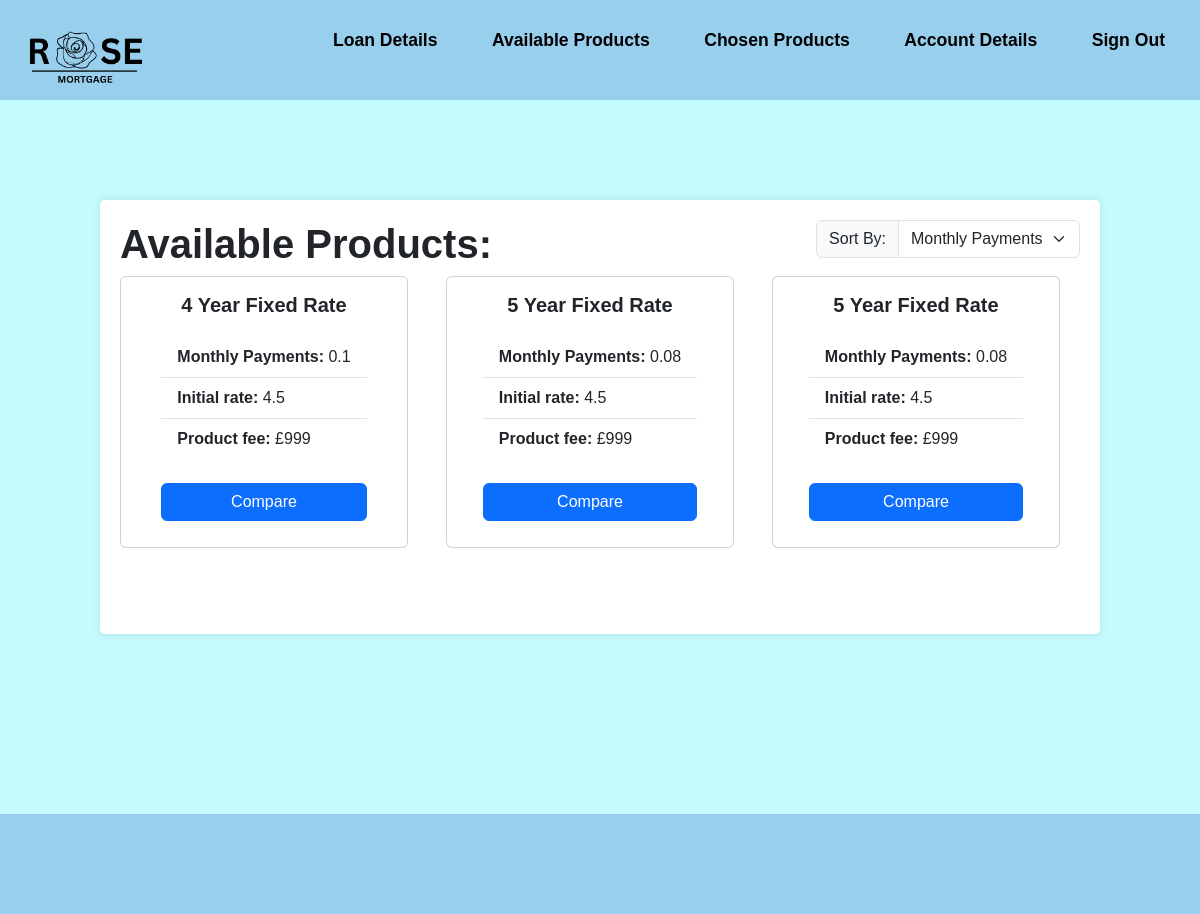
Page /memberviewproducts.php (signed in) on the committed database.
### tables this page shows
CREATE TABLE "Product" (
	"Product_ID"	INTEGER NOT NULL,
	"Broker_ID"	INTEGER NOT NULL,
	"YearRate"	INTEGER NOT NULL,
	"ProductType"	TEXT NOT NULL,
	"expected_income"	INTEGER NOT NULL,
	"expected_outgoings"	INTEGER NOT NULL,
	"expected_credit_score"	INTEGER NOT NULL,
	"initial_interest_rate"	REAL NOT NULL,
	"ProductFee"	INTEGER NOT NULL,
	"ltv_ratio"	REAL NOT NULL,
	"aDraft"	INTEGER NOT NULL,
	FOREIGN KEY("Broker_ID") REFERENCES "Broker"("Broker_ID"),
	PRIMARY KEY("Product_ID" AUTOINCREMENT)
);

CREATE TABLE "Quote" (
	"Quote_ID"	INTEGER NOT NULL,
	"Product_ID"	INTEGER NOT NULL,
	"RegisteredUser_ID"	INTEGER NOT NULL,
	"product_starred"	INTEGER NOT NULL,
	FOREIGN KEY("Quote_ID") REFERENCES "Quote"("Quote_ID"),
	FOREIGN KEY("RegisteredUser_ID") REFERENCES "RegisteredUser"("RegisteredUser_ID"),
	FOREIGN KEY("Product_ID") REFERENCES "Product"("Product_ID"),
	PRIMARY KEY("Quote_ID" AUTOINCREMENT)
);

### MemberViewProducts.php (the view, shortened to what this page needs)
<?php
include 'connection.php';
$RegisteredUser_ID = $_SESSION['RegisteredUser_ID'];
$sql = "SELECT *
        FROM Product
        LEFT JOIN financialdetails ON (financialdetails.RegisteredUser_ID = Product.Broker_ID)
        LEFT JOIN RegisteredUser ON (RegisteredUser.RegisteredUser_ID = financialdetails.RegisteredUser_ID)
        LEFT JOIN Quote ON (Quote.Product_ID = Product.Product_ID)
        WHERE Product.expected_income <= (SELECT annual_income FROM financialdetails WHERE RegisteredUser_ID = $RegisteredUser_ID)
        AND Product.expected_outgoings <= (SELECT monthly_spending_amounts FROM financialdetails WHERE RegisteredUser_ID = $RegisteredUser_ID)
        AND Product.expected_credit_score <= (SELECT credit_score FROM financialdetails WHERE RegisteredUser_ID = $RegisteredUser_ID);";
$statement = $db->query($sql);
?>
<!DOCTYPE html>
<html lang="en">
<head>
  <link rel="stylesheet" href="https://cdn.jsdelivr.net/npm/bootstrap@5.3.2/dist/css/bootstrap.min.css">
  <link rel="stylesheet" href="style.css">
</head>
<body>
<header class="flex-container">
    <a href="MemberViewProducts.php"> <img src="Assets/logo.png" alt="Rose Mortgage"> </a>
    <div>
      <ul class="nav-links">
        <li><a href="Loan-details.php">Loan Details</a></li>
        <li><a href="MemberViewProducts.php">Available Products</a></li>
        <li><a href="MemberChosenProducts.php">Chosen Products</a></li>
        <li><a href="MemberAccountDetails.php">Account Details</a></li>
        <li><a href="home.php">Sign Out</a></li>
      </ul>
    </div>
  </header>
<div class="largecontainer">
    <div class="flex-container">
        <div><h1><b>Available Products:</b></h1></div>
        <div>
            <div class="input-group mb-3">
                <label class="input-group-text" for="sorting">Sort By:</label>
                <select class="form-select" id="sorting">
                    <option selected>Monthly Payments</option>
                </select>
            </div>
        </div>
    </div>
    <div class="flex-table">
        <?php
        while ($row = $statement->fetch(PDO::FETCH_ASSOC)) {
            $monthlyInterestRate = $row["initial_interest_rate"] / 100/ 12;
            $months = $row["YearRate"]*12;
            $monthlyPayments = $row["initial_interest_rate"] * ($monthlyInterestRate * pow((1 + $monthlyInterestRate), $months)) / (pow((1 + $monthlyInterestRate), $months) - 1);
            $rounded = round($monthlyPayments,2);
        ?>
        <div class="card" style="width: 18rem; margin-bottom: 50px;">
            <div class="card-body">
                <h5 class="card-title"><b><?php echo $row["YearRate"] . " Year " . $row["ProductType"]; ?></b></h5>
                <ul class="list-group list-group-flush">
                    <li class="list-group-item"><b>Monthly Payments: </b><?php echo $rounded; ?></li>
                    <li class="list-group-item"><b>Initial rate: </b><?php echo $row["initial_interest_rate"]; ?></li>
                    <li class="list-group-item"><b>Product fee: </b><?php echo $row["ProductFee"]; ?></li>
                </ul>
                <br>
                <form method="post" action="">
                    <button type="submit" name="compare" class="btn btn-primary">Compare</button>
                </form>
            </div>
        </div>
        <?php
        }
        ?>
    </div>
</div>
<footer>
</footer>
</body>
</html>

### style.css (style rules this page uses)
* { margin: 0; padding: 0; text-decoration: none; font-family: Arial, Helvetica, sans-serif; box-sizing: border-box; list-style: none; }
a { color: #000; text-decoration: none; }
header { background-color: #98CFED; padding: 10px; color: black; height: 100px; width: 100%; top: 0; display: flex; justify-content: flex-start; align-items: center; z-index: 1000; }
.nav-links li { display: inline-block; position: relative; margin: 0 25px; }
.nav-links li a { font-weight: bold; font-size: 1.1rem; text-decoration: none; color: black; }
.nav-links li::after { content: ''; width: 0%; height: 2px; background: #000; display: block; margin: auto; position: absolute; top: 100%; left: 50%; transform: translate(-50%); transition: 0.7s; }
header img { width: 150px; height: auto; }
body { background-color: #c4fbff; display: flex; flex-direction: column; min-height: 100vh; }
input[type="number"], button { width: 100%; padding: 10px; margin-bottom: 10px; border-radius: 3px; border: 1px solid #ccc; }
button { background-color: #007BFF; color: #fff; cursor: pointer; }
.card { height: 100%; display: flex; justify-content: center; align-items: center; }
.card-body { height: 100%; display: flex; flex-direction: column; }
.card-title { margin-bottom: 20px; text-align: center; }
ul { flex: 1; margin-bottom: 20px; }
ul li { list-style-type: disc; }
.largecontainer { width: 1000px; margin: 100px auto 80px; padding: 20px; background-color: #fff; border-radius: 5px; box-shadow: 0 0 10px rgba(0, 0, 0, 0.1); }
.flex-container { display: flex; flex-direction: row; justify-content:space-between; }
.flex-table { display:flex; flex-direction: row; flex-wrap: wrap; align-content: flex-start; justify-content: space-between; margin-right: 20px; margin-bottom: 1em; }
label { display: block; font-weight: bold; }
.input-group { margin-bottom: 20px; }
footer { background-color: #98CFED; padding: 10px; color: black; height: 100px; width: 100%; bottom: 0; z-index: 1000; margin-top: 100px; }

### rows in the picture
product: YearRate "4", ProductType "Fixed Rate", rounded "0.1", initial_interest_rate "4.5", ProductFee "£999"
quote: Product_ID.YearRate "5", Product_ID.ProductType "Fixed Rate", Product_ID.YearRate "0.08", Product_ID.initial_interest_rate "4.5", Product_ID.ProductFee "£999"
quote: Product_ID.YearRate "5", Product_ID.ProductType "Fixed Rate", Product_ID.YearRate "0.08", Product_ID.initial_interest_rate "4.5", Product_ID.ProductFee "£999"
